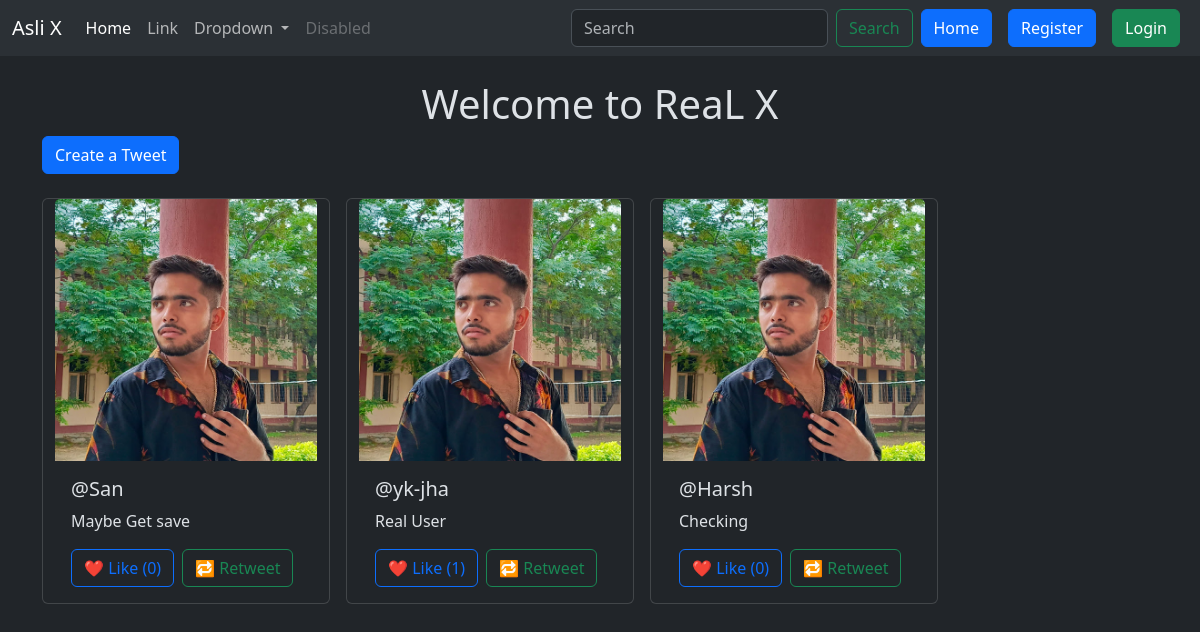
The app's page /Tweet/ with its own data.
### Tweet/models.py (models this page shows, shortened)
class Tweet(models.Model):
    user = models.ForeignKey(User , on_delete=models.CASCADE)
    text = models.TextField(max_length=240)
    photo = models.ImageField(upload_to='photos/',blank=True , null=True)
    created_at = models.DateTimeField(auto_now_add=True)
    updated_at = models.DateTimeField(auto_now=True)
    retweet_from = models.ForeignKey('self', null=True, blank=True, on_delete=models.SET_NULL, related_name='retweets')
    likes = models.ManyToManyField(User, related_name='liked_tweets', blank=True)

### Tweet/views.py (the view)
# urls.py: path('', views.Tweet_list, name='tweet_list'),
def Tweet_list(request):
    Tweets = Tweet.objects.all().order_by('-created_at')
    return render(request , 'tweet_list.html' , {'Tweets' : Tweets})

### Tweet/templates/tweet_list.html (shortened to what this page needs)
{% extends "layout.html" %}
{% block content %}
<h1 class="text-center mt-4">Welcome to ReaL X</h1>
<a class="btn btn-primary mb-4" href="{% url "tweet_create" %}">Create a Tweet</a>
<div class="container row gap-3">
    {% for tweet in Tweets %}
    <div class="card" style="width: 18rem;">
        {% if tweet.photo %}
        <img src="{{ tweet.photo.url }}" class="card-img-top" alt="Tweet Image">
        {% endif %}
        <div class="card-body">
            <h5 class="card-title">@{{ tweet.user.username }}</h5>
            <p class="card-text">{{ tweet.text }}</p>
            <div class="d-flex gap-2">
                <form action="{% url 'like_tweet' tweet.id %}" method="POST">
                    <button type="submit" class="btn btn-outline-primary">
                        ❤️ Like ({{ tweet.likes.count }})
                    </button>
                </form>
                <a href="{% url 'retweet' tweet.id %}" class="btn btn-outline-success">
                    🔁 Retweet
                </a>
            </div>
        </div>
    </div>
    {% endfor %}
</div>
{% endblock %}

### records on screen
Tweet: photo (picture), user.username "San", text "Maybe Get save", likes.count "0"
Tweet: photo (picture), user.username "yk-jha", text "Real User", likes.count "1"
Tweet: photo (picture), user.username "Harsh", text "Checking", likes.count "0"
